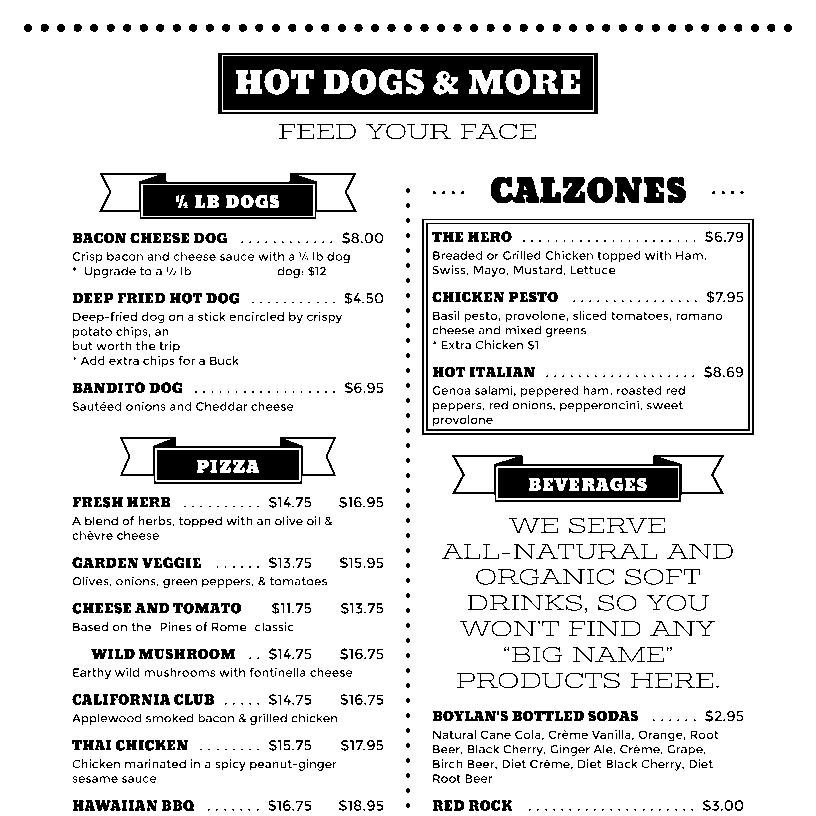
#> input picture Images/grayscale.jpg, 816 x 816 px
$ python temp.py
#> lines starting #> are read from the running program, lines starting #| are printed output that depends on the picture
import cv2
import numpy as np
import os

img = cv2.imread('Images/grayscale.jpg')
#> img is the input picture: shape (816, 816, 3); min 0, max 255, mean 224
median = cv2.medianBlur(img, 3)
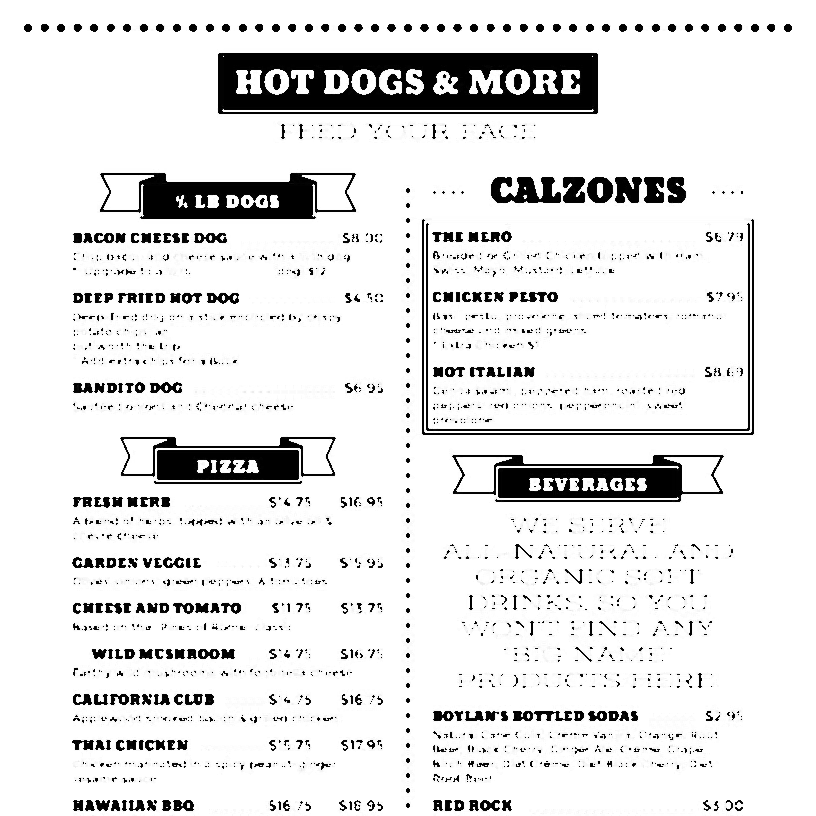
#> median: shape (816, 816, 3); min 0, max 255, mean 229.1

compare = np.concatenate((img, median), axis=1)
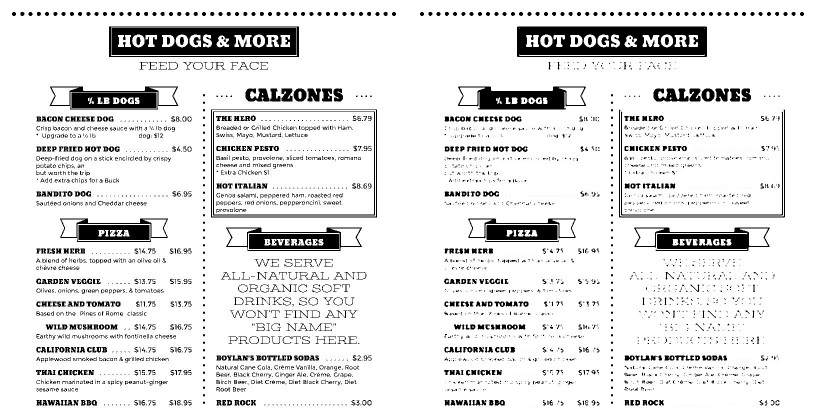
#> compare: shape (816, 1632, 3) (shown at 1/2 size); min 0, max 255, mean 226.6

cv2.imwrite('test.jpg', compare)
